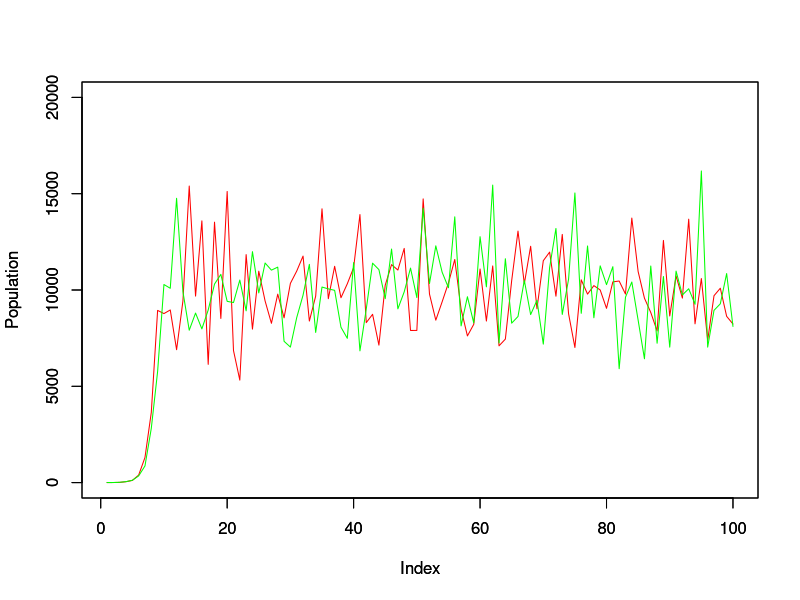

Reproduce this figure in R.
# Runs the stochastic Ricker equation with gaussian fluctuations

rm(list=ls())

stochrick<-function(p0=runif(1000,.5,1.5),r=1.2,K=1,sigma=0.2,numyears=100)
{
  #initialize
  N<-matrix(NA,numyears,length(p0))
  N[1,]<-p0
  
  for (pop in 1:length(p0)){#loop through the populations
    
    for (yr in 2:numyears){ #for each pop, loop through the years

      N[yr,pop] <- N[yr-1,pop] * exp(r * (1 - N[yr - 1,pop] / K) + rnorm(1,0,sigma))
    
    }
  
  }
 return(N)

}

# Now write another function called stochrickvect that vectorizes the above 
# to the extent possible, with improved performance: 

stochrickvect <- function(p0=runif(1000,.5,1.5),r=1.2,K=1,sigma=0.2,numyears=100)
{
  #initialize
  N<-matrix(NA,numyears,length(p0))
  N[1,]<-p0
  
  raN<- matrix(rnorm(100000,0,sigma), numyears, length(p0))
  
  for (yr in 2:numyears){ #for each pop, loop through the years
    N[yr,] <- N[yr-1,] * exp(r * (1 - N[yr - 1,] / K) + raN[yr,])
    
    }

  return(N)
}

print("Stochastic Ricker takes:")
print(system.time(res1<-stochrick(K=10000)))
print("Vectorized Stochastic Ricker takes:")
print(system.time(res2<-stochrickvect(K=10000)))
plot(res2[,1],type='l', col = 'red', ylim=c(0,20000), ylab="Population") 
par(new = TRUE)
plot(res1[,1], type = 'l', col = 'green', ylim=c(0,20000), ylab="Population") 